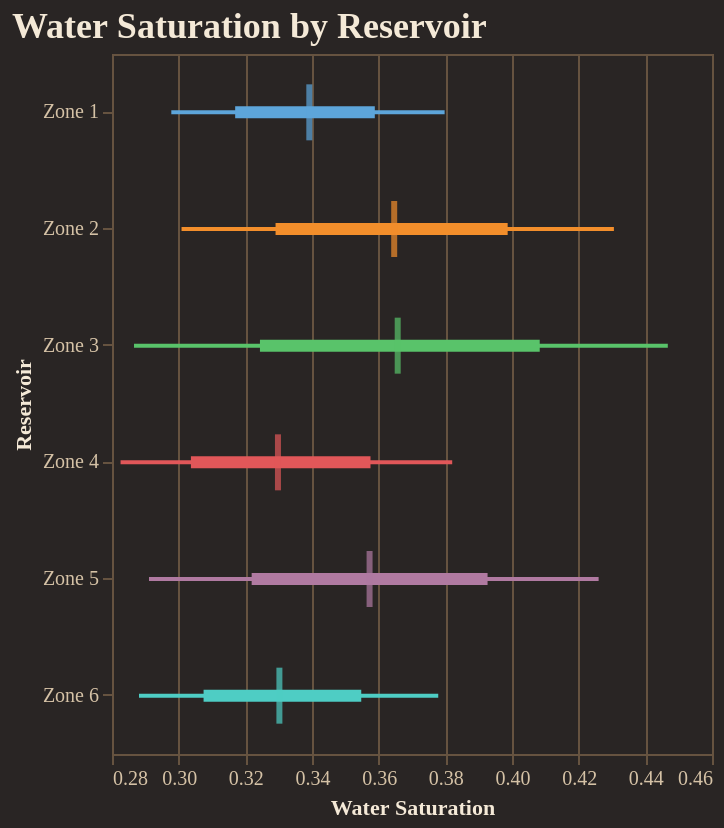

Notebook code for this chart:
### Code cell
fig = reporter.plotter.forest_plot(
    "Water Saturation", 
    backend=PLOTTING_BACKEND
)
fig.show()

### Figure 1 — Vega-Lite specification as saved in the notebook (floating-point values rounded to 4 significant figures)
{"config": {"background": "#292524", "view": {"fill": "#292524", "stroke": "#665340"}, "title": {"color": "#f4e9d7", "font": "Merriweather", "fontSize": 18, "fontWeight": 600, "subtitleColor": "#d5c2a6", "anchor": "start"}, "axis": {"domainColor": "#665340", "gridColor": "#665340", "tickColor": "#665340", "labelColor": "#d5c2a6", "titleColor": "#f4e9d7", "labelFont": "Merriweather", "titleFont": "Merriweather"}, "legend": {"titleColor": "#f4e9d7", "labelColor": "#d5c2a6", "labelFont": "Merriweather", "titleFont": "Merriweather", "orient": "top-right", "symbolType": "circle"}, "header": {"labelColor": "#d5c2a6", "titleColor": "#f4e9d7", "labelFont": "Merriweather", "titleFont": "Merriweather"}, "mark": {"color": "#c78d3b"}, "line": {"color": "#c78d3b"}, "bar": {"color": "#c78d3b"}, "point": {"color": "#ddb06d"}, "area": {"color": "#c78d3b", "opacity": 0.35}, "text": {"color": "#f4e9d7", "font": "Merriweather"}, "range": {"category": ["#5DA5DA", "#F28E2B", "#59C36A", "#E15759", "#B07AA1", "#4ECDC4", "#FF9DA7", "#EDC948"]}}, "layer": [{"mark": {"type": "rule", "strokeWidth": 2}, "encoding": {"color": {"field": "group", "legend": null, "type": "nominal"}, "x": {"field": "p10", "scale": {"zero": false}, "title": "Water Saturation", "type": "quantitative"}, "x2": {"field": "p90"}, "y": {"field": "group", "sort": ["Zone 1", "Zone 2", "Zone 3", "Zone 4", "Zone 5", "Zone 6"], "title": "Reservoir", "type": "nominal"}}}, {"mark": {"type": "rule", "strokeWidth": 6}, "encoding": {"color": {"field": "group", "legend": null, "type": "nominal"}, "x": {"field": "p25", "scale": {"zero": false}, "title": "Water Saturation", "type": "quantitative"}, "x2": {"field": "p75"}, "y": {"field": "group", "sort": ["Zone 1", "Zone 2", "Zone 3", "Zone 4", "Zone 5", "Zone 6"], "title": "Reservoir", "type": "nominal"}}}, {"mark": {"type": "tick", "color": "black", "size": 28, "thickness": 3}, "encoding": {"color": {"field": "group", "legend": null, "type": "nominal"}, "tooltip": [{"field": "group", "title": "Group", "type": "nominal"}, {"field": "p10", "title": "P10", "type": "quantitative"}, {"field": "p25", "title": "P25", "type": "quantitative"}, {"field": "median", "title": "Median", "type": "quantitative"}, {"field": "p75", "title": "P75", "type": "quantitative"}, {"field": "p90", "title": "P90", "type": "quantitative"}], "x": {"field": "median", "scale": {"zero": false}, "title": "Water Saturation", "type": "quantitative"}, "y": {"field": "group", "sort": ["Zone 1", "Zone 2", "Zone 3", "Zone 4", "Zone 5", "Zone 6"], "title": "Reservoir", "type": "nominal"}}}], "data": {"name": "data-7181afbcff2dcfe7b94fab037a6b5645"}, "height": 350, "title": "Water Saturation by Reservoir", "width": "container", "$schema": "https://vega.github.io/schema/vega-lite/v5.20.1.json", "datasets": {"data-7181afbcff2dcfe7b94fab037a6b5645": [{"group": "Zone 1", "p10": 0.2978, "p25": 0.317, "median": 0.3392, "p75": 0.3588, "p90": 0.3798}, {"group": "Zone 2", "p10": 0.3009, "p25": 0.3291, "median": 0.3647, "p75": 0.3987, "p90": 0.4306}, {"group": "Zone 3", "p10": 0.2866, "p25": 0.3244, "median": 0.3657, "p75": 0.4083, "p90": 0.4467}, {"group": "Zone 4", "p10": 0.2826, "p25": 0.3037, "median": 0.3298, "p75": 0.3576, "p90": 0.3821}, {"group": "Zone 5", "p10": 0.2911, "p25": 0.3219, "median": 0.3573, "p75": 0.3927, "p90": 0.426}, {"group": "Zone 6", "p10": 0.2881, "p25": 0.3075, "median": 0.3302, "p75": 0.3548, "p90": 0.3779}]}}
